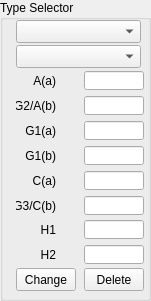
      <widget class="QGroupBox" name="TypeSetup">
       <property name="geometry">
        <rect>
         <x>10</x>
         <y>70</y>
         <width>151</width>
         <height>301</height>
        </rect>
       </property>
       <property name="title">
        <string>Type Selector</string>
       </property>
       <widget class="QWidget" name="gridLayoutWidget_5">
        <property name="geometry">
         <rect>
          <x>10</x>
          <y>20</y>
          <width>141</width>
          <height>271</height>
         </rect>
        </property>
        <layout class="QGridLayout" name="gridLayout_6" columnminimumwidth="50,50">
         <property name="spacing">
          <number>2</number>
         </property>
         <item row="6" column="0">
          <widget class="QLabel" name="CathodeLabel">
           <property name="sizePolicy">
            <sizepolicy hsizetype="Expanding" vsizetype="Expanding">
             <horstretch>0</horstretch>
             <verstretch>0</verstretch>
            </sizepolicy>
           </property>
           <property name="minimumSize">
            <size>
             <width>0</width>
             <height>18</height>
            </size>
           </property>
           <property name="maximumSize">
            <size>
             <width>40</width>
             <height>30</height>
            </size>
           </property>
           <property name="text">
            <string>C(a)</string>
           </property>
           <property name="alignment">
            <set>Qt::AlignRight|Qt::AlignTrailing|Qt::AlignVCenter</set>
           </property>
          </widget>
         </item>
         <item row="2" column="1">
          <widget class="QLineEdit" name="AnodePin">
           <property name="sizePolicy">
            <sizepolicy hsizetype="Expanding" vsizetype="Expanding">
             <horstretch>0</horstretch>
             <verstretch>0</verstretch>
            </sizepolicy>
           </property>
           <property name="minimumSize">
            <size>
             <width>0</width>
             <height>18</height>
            </size>
           </property>
           <property name="maximumSize">
            <size>
             <width>60</width>
             <height>19</height>
            </size>
           </property>
           <property name="toolTip">
            <string>&lt;html&gt;&lt;head/&gt;&lt;body&gt;&lt;p&gt;Pin Number&lt;/p&gt;&lt;/body&gt;&lt;/html&gt;</string>
           </property>
           <property name="maxLength">
            <number>3</number>
           </property>
          </widget>
         </item>
         <item row="3" column="0">
          <widget class="QLabel" name="Grid2Label">
           <property name="sizePolicy">
            <sizepolicy hsizetype="Expanding" vsizetype="Expanding">
             <horstretch>0</horstretch>
             <verstretch>0</verstretch>
            </sizepolicy>
           </property>
           <property name="minimumSize">
            <size>
             <width>0</width>
             <height>18</height>
            </size>
           </property>
           <property name="maximumSize">
            <size>
             <width>40</width>
             <height>30</height>
            </size>
           </property>
           <property name="text">
            <string>G2/A(b)</string>
           </property>
           <property name="alignment">
            <set>Qt::AlignRight|Qt::AlignTrailing|Qt::AlignVCenter</set>
           </property>
          </widget>
         </item>
         <item row="4" column="0">
          <widget class="QLabel" name="Grid1Label">
           <property name="sizePolicy">
            <sizepolicy hsizetype="Expanding" vsizetype="Expanding">
             <horstretch>0</horstretch>
             <verstretch>0</verstretch>
            </sizepolicy>
           </property>
           <property name="minimumSize">
            <size>
             <width>0</width>
             <height>18</height>
            </size>
           </property>
           <property name="maximumSize">
            <size>
             <width>40</width>
             <height>30</height>
            </size>
           </property>
           <property name="text">
            <string>G1(a)</string>
           </property>
           <property name="alignment">
            <set>Qt::AlignRight|Qt::AlignTrailing|Qt::AlignVCenter</set>
           </property>
          </widget>
         </item>
         <item row="6" column="1">
          <widget class="QLineEdit" name="CathodePin">
           <property name="sizePolicy">
            <sizepolicy hsizetype="Expanding" vsizetype="Expanding">
             <horstretch>0</horstretch>
             <verstretch>0</verstretch>
            </sizepolicy>
           </property>
           <property name="minimumSize">
            <size>
             <width>0</width>
             <height>18</height>
            </size>
           </property>
           <property name="maximumSize">
            <size>
             <width>60</width>
             <height>19</height>
            </size>
           </property>
           <property name="toolTip">
            <string>&lt;html&gt;&lt;head/&gt;&lt;body&gt;&lt;p&gt;Pin Number&lt;/p&gt;&lt;/body&gt;&lt;/html&gt;</string>
           </property>
           <property name="maxLength">
            <number>3</number>
           </property>
          </widget>
         </item>
         <item row="3" column="1">
          <widget class="QLineEdit" name="G2Pin">
           <property name="sizePolicy">
            <sizepolicy hsizetype="Expanding" vsizetype="Expanding">
             <horstretch>0</horstretch>
             <verstretch>0</verstretch>
            </sizepolicy>
           </property>
           <property name="minimumSize">
            <size>
             <width>0</width>
             <height>18</height>
            </size>
           </property>
           <property name="maximumSize">
            <size>
             <width>60</width>
             <height>19</height>
            </size>
           </property>
           <property name="toolTip">
            <string>&lt;html&gt;&lt;head/&gt;&lt;body&gt;&lt;p&gt;Pin Number&lt;/p&gt;&lt;/body&gt;&lt;/html&gt;</string>
           </property>
           <property name="maxLength">
            <number>3</number>
           </property>
          </widget>
         </item>
         <item row="5" column="1">
          <widget class="QLineEdit" name="G1bPin">
           <property name="sizePolicy">
            <sizepolicy hsizetype="Expanding" vsizetype="Expanding">
             <horstretch>0</horstretch>
             <verstretch>0</verstretch>
            </sizepolicy>
           </property>
           <property name="minimumSize">
            <size>
             <width>0</width>
             <height>18</height>
            </size>
           </property>
           <property name="maximumSize">
            <size>
             <width>60</width>
             <height>19</height>
            </size>
           </property>
           <property name="toolTip">
            <string>&lt;html&gt;&lt;head/&gt;&lt;body&gt;&lt;p&gt;Pin Number&lt;/p&gt;&lt;/body&gt;&lt;/html&gt;</string>
           </property>
           <property name="maxLength">
            <number>3</number>
           </property>
          </widget>
         </item>
         <item row="9" column="0">
          <widget class="QLabel" name="Heater2Label">
           <property name="sizePolicy">
            <sizepolicy hsizetype="Expanding" vsizetype="Expanding">
             <horstretch>0</horstretch>
             <verstretch>0</verstretch>
            </sizepolicy>
           </property>
           <property name="minimumSize">
            <size>
             <width>0</width>
             <height>18</height>
            </size>
           </property>
           <property name="maximumSize">
            <size>
             <width>40</width>
             <height>30</height>
            </size>
           </property>
           <property name="text">
            <string>H2</string>
           </property>
           <property name="alignment">
            <set>Qt::AlignRight|Qt::AlignTrailing|Qt::AlignVCenter</set>
           </property>
          </widget>
         </item>
         <item row="9" column="1">
          <widget class="QLineEdit" name="HtrbPin">
           <property name="sizePolicy">
            <sizepolicy hsizetype="Expanding" vsizetype="Expanding">
             <horstretch>0</horstretch>
             <verstretch>0</verstretch>
            </sizepolicy>
           </property>
           <property name="minimumSize">
            <size>
             <width>0</width>
             <height>18</height>
            </size>
           </property>
           <property name="maximumSize">
            <size>
             <width>60</width>
             <height>19</height>
            </size>
           </property>
           <property name="toolTip">
            <string>&lt;html&gt;&lt;head/&gt;&lt;body&gt;&lt;p&gt;Pin Number&lt;/p&gt;&lt;/body&gt;&lt;/html&gt;</string>
           </property>
           <property name="maxLength">
            <number>3</number>
           </property>
          </widget>
         </item>
         <item row="8" column="0">
          <widget class="QLabel" name="Heater1Label">
           <property name="sizePolicy">
            <sizepolicy hsizetype="Expanding" vsizetype="Expanding">
             <horstretch>0</horstretch>
             <verstretch>0</verstretch>
            </sizepolicy>
           </property>
           <property name="minimumSize">
            <size>
             <width>0</width>
             <height>18</height>
            </size>
           </property>
           <property name="maximumSize">
            <size>
             <width>40</width>
             <height>30</height>
            </size>
           </property>
           <property name="text">
            <string>H1</string>
           </property>
           <property name="alignment">
            <set>Qt::AlignRight|Qt::AlignTrailing|Qt::AlignVCenter</set>
           </property>
          </widget>
         </item>
         <item row="8" column="1">
          <widget class="QLineEdit" name="HtraPin">
           <property name="sizePolicy">
            <sizepolicy hsizetype="Expanding" vsizetype="Expanding">
             <horstretch>0</horstretch>
             <verstretch>0</verstretch>
            </sizepolicy>
           </property>
           <property name="minimumSize">
            <size>
             <width>0</width>
             <height>18</height>
            </size>
           </property>
           <property name="maximumSize">
            <size>
             <width>60</width>
             <height>19</height>
            </size>
           </property>
           <property name="toolTip">
            <string>&lt;html&gt;&lt;head/&gt;&lt;body&gt;&lt;p&gt;Pin Number&lt;/p&gt;&lt;/body&gt;&lt;/html&gt;</string>
           </property>
           <property name="maxLength">
            <number>3</number>
           </property>
          </widget>
         </item>
         <item row="7" column="0">
          <widget class="QLabel" name="Grid3Label">
           <property name="sizePolicy">
            <sizepolicy hsizetype="Expanding" vsizetype="Expanding">
             <horstretch>0</horstretch>
             <verstretch>0</verstretch>
            </sizepolicy>
           </property>
           <property name="minimumSize">
            <size>
             <width>0</width>
             <height>18</height>
            </size>
           </property>
           <property name="maximumSize">
            <size>
             <width>40</width>
             <height>30</height>
            </size>
           </property>
           <property name="text">
            <string>G3/C(b)</string>
           </property>
           <property name="alignment">
            <set>Qt::AlignRight|Qt::AlignTrailing|Qt::AlignVCenter</set>
           </property>
          </widget>
         </item>
         <item row="4" column="1">
          <widget class="QLineEdit" name="G1Pin">
           <property name="sizePolicy">
            <sizepolicy hsizetype="Expanding" vsizetype="Expanding">
             <horstretch>0</horstretch>
             <verstretch>0</verstretch>
            </sizepolicy>
           </property>
           <property name="minimumSize">
            <size>
             <width>0</width>
             <height>18</height>
            </size>
           </property>
           <property name="maximumSize">
            <size>
             <width>60</width>
             <height>19</height>
            </size>
           </property>
           <property name="toolTip">
            <string>&lt;html&gt;&lt;head/&gt;&lt;body&gt;&lt;p&gt;Pin Number&lt;/p&gt;&lt;/body&gt;&lt;/html&gt;</string>
           </property>
           <property name="maxLength">
            <number>3</number>
           </property>
          </widget>
         </item>
         <item row="2" column="0">
          <widget class="QLabel" name="AnodeLabel">
           <property name="sizePolicy">
            <sizepolicy hsizetype="Expanding" vsizetype="Expanding">
             <horstretch>0</horstretch>
             <verstretch>0</verstretch>
            </sizepolicy>
           </property>
           <property name="minimumSize">
            <size>
             <width>0</width>
             <height>0</height>
            </size>
           </property>
           <property name="maximumSize">
            <size>
             <width>40</width>
             <height>30</height>
            </size>
           </property>
           <property name="text">
            <string>A(a)</string>
           </property>
           <property name="alignment">
            <set>Qt::AlignRight|Qt::AlignTrailing|Qt::AlignVCenter</set>
           </property>
          </widget>
         </item>
         <item row="7" column="1">
          <widget class="QLineEdit" name="G3Pin">
           <property name="sizePolicy">
            <sizepolicy hsizetype="Expanding" vsizetype="Expanding">
             <horstretch>0</horstretch>
             <verstretch>0</verstretch>
            </sizepolicy>
           </property>
           <property name="minimumSize">
            <size>
             <width>0</width>
             <height>18</height>
            </size>
           </property>
           <property name="maximumSize">
            <size>
             <width>60</width>
             <height>19</height>
            </size>
           </property>
           <property name="toolTip">
            <string>&lt;html&gt;&lt;head/&gt;&lt;body&gt;&lt;p&gt;Pin Number&lt;/p&gt;&lt;/body&gt;&lt;/html&gt;</string>
           </property>
           <property name="maxLength">
            <number>3</number>
           </property>
          </widget>
         </item>
         <item row="5" column="0">
          <widget class="QLabel" name="Grid1bLabel">
           <property name="sizePolicy">
            <sizepolicy hsizetype="Expanding" vsizetype="Expanding">
             <horstretch>0</horstretch>
             <verstretch>0</verstretch>
            </sizepolicy>
           </property>
           <property name="minimumSize">
            <size>
             <width>0</width>
             <height>18</height>
            </size>
           </property>
           <property name="maximumSize">
            <size>
             <width>40</width>
             <height>30</height>
            </size>
           </property>
           <property name="text">
            <string>G1(b)</string>
           </property>
           <property name="alignment">
            <set>Qt::AlignRight|Qt::AlignTrailing|Qt::AlignVCenter</set>
           </property>
          </widget>
         </item>
         <item row="10" column="0">
          <widget class="QPushButton" name="AddType">
           <property name="sizePolicy">
            <sizepolicy hsizetype="Expanding" vsizetype="Expanding">
             <horstretch>0</horstretch>
             <verstretch>0</verstretch>
            </sizepolicy>
           </property>
           <property name="minimumSize">
            <size>
             <width>0</width>
             <height>0</height>
            </size>
           </property>
           <property name="maximumSize">
            <size>
             <width>60</width>
             <height>40</height>
            </size>
           </property>
           <property name="toolTip">
            <string>&lt;html&gt;&lt;head/&gt;&lt;body&gt;&lt;p&gt;Change the values saved in the database for the current tube model &lt;/p&gt;&lt;/body&gt;&lt;/html&gt;</string>
           </property>
           <property name="text">
            <string>Change</string>
           </property>
          </widget>
         </item>
         <item row="10" column="1">
          <widget class="QPushButton" name="DeleteType">
           <property name="sizePolicy">
            <sizepolicy hsizetype="Expanding" vsizetype="Expanding">
             <horstretch>0</horstretch>
             <verstretch>0</verstretch>
            </sizepolicy>
           </property>
           <property name="minimumSize">
            <size>
             <width>0</width>
             <height>0</height>
            </size>
           </property>
           <property name="maximumSize">
            <size>
             <width>60</width>
             <height>30</height>
            </size>
           </property>
           <property name="toolTip">
            <string>&lt;html&gt;&lt;head/&gt;&lt;body&gt;&lt;p&gt;Delete the current tube model from the database&lt;/p&gt;&lt;/body&gt;&lt;/html&gt;</string>
           </property>
           <property name="text">
            <string>Delete</string>
           </property>
          </widget>
         </item>
         <item row="0" column="0" colspan="2">
          <widget class="QComboBox" name="TubeSelector">
           <property name="sizePolicy">
            <sizepolicy hsizetype="Expanding" vsizetype="Expanding">
             <horstretch>0</horstretch>
             <verstretch>0</verstretch>
            </sizepolicy>
           </property>
           <property name="maximumSize">
            <size>
             <width>125</width>
             <height>40</height>
            </size>
           </property>
           <property name="font">
            <font>
             <pointsize>8</pointsize>
            </font>
           </property>
           <property name="toolTip">
            <string>&lt;html&gt;&lt;head/&gt;&lt;body&gt;&lt;p&gt;Select tube model in database&lt;/p&gt;&lt;/body&gt;&lt;/html&gt;</string>
           </property>
          </widget>
         </item>
         <item row="1" column="0" colspan="2">
          <widget class="QComboBox" name="TubeType">
           <property name="sizePolicy">
            <sizepolicy hsizetype="Expanding" vsizetype="Expanding">
             <horstretch>0</horstretch>
             <verstretch>0</verstretch>
            </sizepolicy>
           </property>
           <property name="maximumSize">
            <size>
             <width>125</width>
             <height>40</height>
            </size>
           </property>
           <property name="toolTip">
            <string>&lt;html&gt;&lt;head/&gt;&lt;body&gt;&lt;p&gt;Displays or sets tube type&lt;/p&gt;&lt;/body&gt;&lt;/html&gt;</string>
           </property>
          </widget>
         </item>
        </layout>
       </widget>
      </widget>
